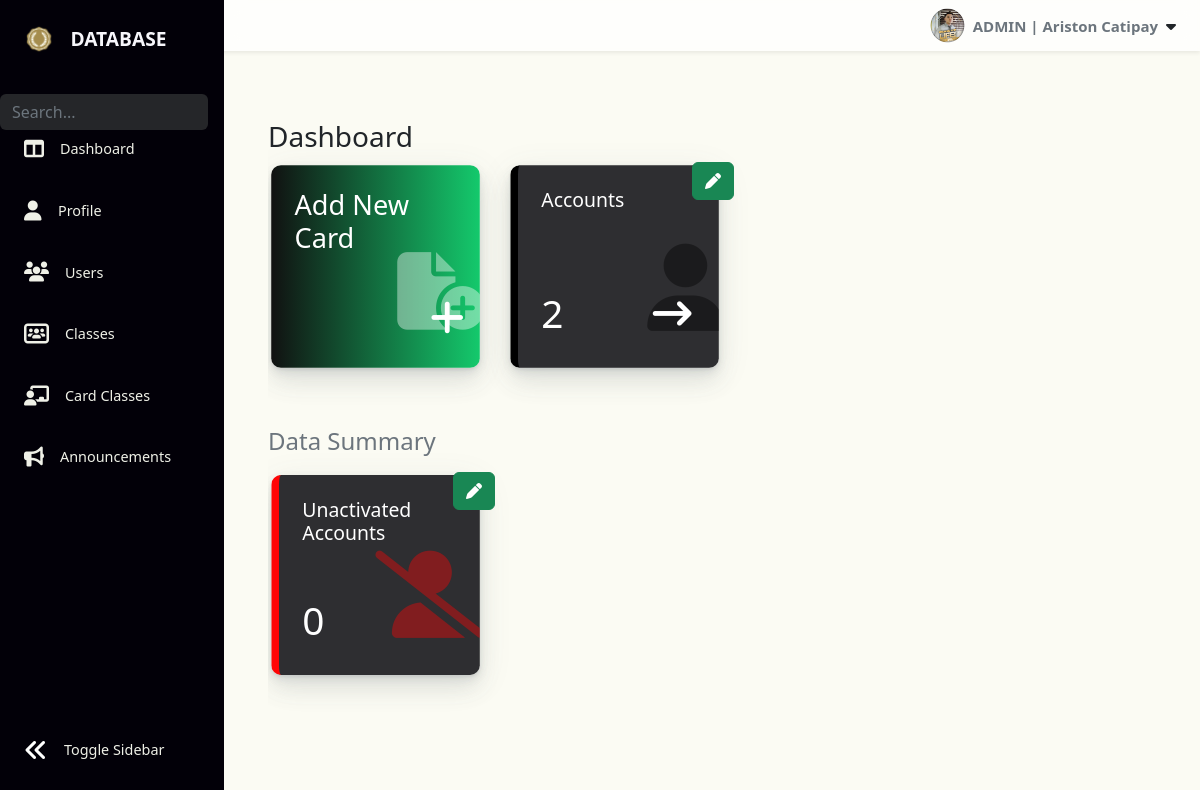
The page /Views/dashboard (signed in) on the database its author committed.
### tables this page shows
CREATE TABLE `dashboard_cards` (
  `id` int(11) NOT NULL,
  `page_path` varchar(120) DEFAULT NULL,
  `color` varchar(120) NOT NULL,
  `title` varchar(250) NOT NULL,
  `icon_name` varchar(64) NOT NULL,
  `result_query` varchar(250) NOT NULL
);

### Controllers/Database.php (called while the page is built, shortened)
<?php
class Database {
    private $serverName = DB_HOST;
    private $username = DB_USER;
    private $password = DB_PASS;
    private $dbName = DB_NAME;
    private $conn;
    private $stmt ="";
    public function __construct() {
        $this->dsn = "mysql:host=".$this->serverName.";dbname=".$this->dbName;
        $options = array(PDO::ATTR_PERSISTENT => true, PDO::ATTR_ERRMODE => PDO::ERRMODE_EXCEPTION);
        try {
            $this->conn = new PDO($this->dsn,$this->username,$this->password,$options);
        } catch(PDOException $e){
            $this->error = $e->getMessage();
            $this->isConnected = false;
        }
    }
    public function query($sql) {
        $this->stmt = $this->conn->prepare($sql);
    }
    public function execute() {
        return $this->stmt->execute();
    }
    public function resultSet() {
        $this->execute();
        return $this->stmt->fetchAll(PDO::FETCH_OBJ);
    }
}
?>

### Views/dashboard/edit.php (called while the page is built, shortened)
<?php
require_once "../../Controllers/Database.php";
$db = new Database();
?>

### Views/dashboard/index.php (the view, shortened to what this page needs)
<?php
require_once "../../Templates/header_view.php";
require_once "../../Controllers/Database.php";
$logged_in_user_type = $_SESSION["logged_in_user_type"];
$logged_in_is_web_admin = $logged_in_user_type == "ADMIN";
?>
<?php require_once "./edit.php"; ?>
<?php
$db->query("SELECT * FROM dashboard_cards
WHERE page_path IS NOT NULL AND page_path != '';");
$db->execute();
$clickable_cards = $db->resultSet();
$db->closeStmt();
$db->query("SELECT * FROM dashboard_cards
WHERE page_path IS NULL OR page_path = '';");
$db->execute();
$not_clickable_cards = $db->resultSet();
$db->closeStmt();
?>
<?php require_once "../../Templates/sidebar.php"; ?>
<main class="py-5 overflow-hidden">
    <h3 class="my-2">Dashboard</h3>
        <div class="row equal">
            <?php if($logged_in_is_web_admin): ?>
            <div class="col-xl-3 col-lg-6 cursor-pointer" data-bs-toggle="modal" data-bs-target="#addModal">
                <div class="card card-link overflow-hidden text-white h-100" style="background: linear-gradient(to right, #111111,#14c96c ) !important;">
                    <div class="card-statistic-3 p-4 h-100">
                        <div class="card-icon card-icon-large">
                            <i class="fa-solid fa-file-circle-plus fs" style="font-size: 80px;"></i>
                        </div>
                        <div class="d-flex justify-content-between flex-column h-100  ">
                            <div>
                                <h3 class="d-flex align-items-center mb-0">
                                    Add New Card
                                </h3>
                            </div>
                            <div class="row align-items-end justify-content-end h-100 mb-2 d-flex  mt-3">
                                <div class="px-1  w-max">
                                    <i class="fa-solid fa-plus ml-auto d-block fs-1"></i>
                                </div>
                            </div>
                        </div>
                    </div>
                </div>
            </div>
            <?php endif?>
            <?php foreach ($clickable_cards as $card) : ?>
                <?php
                $db->query($card->result_query);
                $db->execute();
                $card_query = $db->resultSet();
                $result = $card_query[0]->result;
                $db->closeStmt();
                ?>
                <div class="col-xl-3 col-lg-6 position-relative">
                    <?php if($logged_in_is_web_admin): ?>
                        <form method="GET">
                            <button type="submit" class="btn btn-success card-edit">
                                <i class="fa-solid fa-pen"></i>
                            </button>
                        </form>
                    <?php endif ?>
                    <a href="../<?= $card->page_path ?>" class="w-100 h-100">
                        <div class="card card-link overflow-hidden text-white h-100" style="border-left: <?= $card->color ?> solid 8px;">
                            <div class="card-statistic-3 p-4 d-flex justify-content-between flex-column h-100">
                                <div class="card-icon card-icon-large">
                                    <i class="fas <?= $card->icon_name ?>" style="color: <?= $card->color ?>"></i>
                                </div>
                                <div class="mb-4 card-title-container">
                                    <h5 class="card-title mb-0"> <?= $card->title ?> </h5>
                                </div>
                                <div class="row align-items-center mb-2 d-flex mt-auto">
                                    <div class="col-12 col-md-8">
                                        <h1 class="d-flex align-items-center mb-0">
                                            <?= $result ?>
                                        </h1>
                                    </div>
                                    <div class="col-12 col-md-4 d-flex flex-column align-items-end">
                                        <div class="px-1 text-white" style="z-index: 2">
                                            <i class="fa-solid fa-arrow-right-long ml-auto d-block fs-1"></i>
                                        </div>
                                    </div>
                                </div>
                            </div>
                        </div>
                    </a>
                </div>
            <?php endforeach ?>
        </div>
        <div class="row mt-5 equal">
            <h4 class="col-12 text-secondary mt-2 mb-3">Data Summary</h4>
            <?php foreach ($not_clickable_cards as $card) : ?>
                <?php
                $db->query($card->result_query);
                $db->execute();
                $card_query = $db->resultSet();
                $result = $card_query[0]->result;
                $db->closeStmt();
                ?>
                <div class="col-xl-3 col-lg-6 position-relative">
                    <?php if($logged_in_is_web_admin): ?>
                    <form method="GET">
                        <button type="submit" class="btn btn-success card-edit">
                            <i class="fa-solid fa-pen"></i>
                        </button>
                    </form>
                    <?php endif ?>
                    <div class="card overflow-hidden text-white  h-100" style="border-left: <?= $card->color ?> solid 8px;">
                        <div class="card-statistic-3 p-4 d-flex justify-content-between flex-column h-100">
                            <div class="card-icon card-icon-large"><i class="fas <?= $card->icon_name ?>" style="color: <?= $card->color ?>"></i></div>
                            <div class="mb-4 card-title-container">
                                <h5 class="card-title mb-0"> <?= $card->title ?> </h5>
                            </div>
                            <div class="row align-items-center mb-2 d-flex">
                                <div class="col-8">
                                    <h1 class="d-flex align-items-center mb-0">
                                        <?= $result ?>
                                    </h1>
                                </div>
                            </div>
                        </div>
                    </div>
                </div>
            <?php endforeach ?>
        </div>
    </div>
</body>

### Assets/css/style.css (style rules this page uses)
* { margin: 0; padding: 0; box-sizing: border-box; }
.card-title-container { padding-right: 1.8rem; }
.card { background-color: #2e2e31; border-radius: 10px; border: none; position: relative; margin-bottom: 30px; box-shadow: 0 0.46875rem 2.1875rem rgba(90, 97, 105, 0.1), 0 0.9375rem 1.40625rem rgba(90, 97, 105, 0.1), 0 0.25rem 0.53125rem rgba(90, 97, 105, 0.12), 0 0.125rem 0.1875rem rgba(90, 97, 105, 0.1); min-height: 9.5rem; }
.card .card-statistic-3 .card-icon-large .fas, .card .card-statistic-3 .card-icon-large .far, .card .card-statistic-3 .card-icon-large .fab, .card .card-statistic-3 .card-icon-large .fal { font-size: 90px; }
.card .card-statistic-3 .card-icon { text-align: center; line-height: 50px; margin-left: 15px; position: absolute; right: -5px; bottom: 30px; opacity: 0.4; z-index: 1; }
.card-edit { position: absolute; right: 0px; z-index: 10; top: 0px; }
.p-4 { padding: 1.5rem !important; }
.login-form-bg { background-color: #FBFBF3; }
.card { transform: scale(97%); }
.cursor-pointer { cursor: pointer; }
.w-max { width: max-content; }

### Assets/css/sidebar.css (style rules this page uses)
:root { --header-height: 3rem; --nav-width: 68px; --first-color: #020008; --second-color: #000000; --first-color-light: #eff0e7; --white-color: #F7F6FB; --yellow-color: #cfbb25; --body-font: 'Nunito', sans-serif; --normal-font-size: 1rem; --z-fixed: 100 }
a { text-decoration: none }
@media screen and (min-width: 768px) { body { margin: calc(var(--header-height) + 1rem) 0 0 0; padding-left: calc(var(--nav-width) + 2rem) } }

### rows shown on the page
dashboard_cards: title "Accounts", result "2"
dashboard_cards: title "Unactivated Accounts", result "0"

### other values the page prints
$logged_in_user_type "ADMIN"
$logged_in_full_name "Ariston Catipay"
$linkName "Dashboard"
$linkName "Profile"
$linkName "Users"
$linkName "Classes"
$linkName "Card Classes"
$linkName "Announcements"
